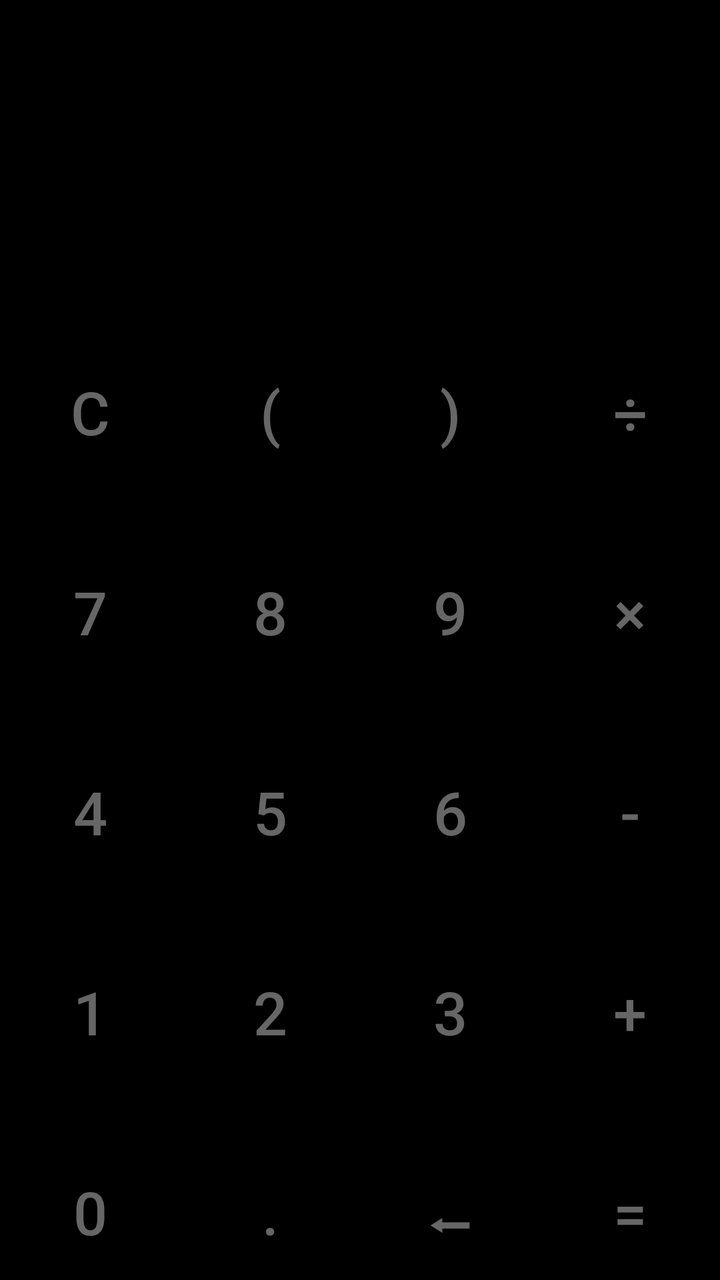
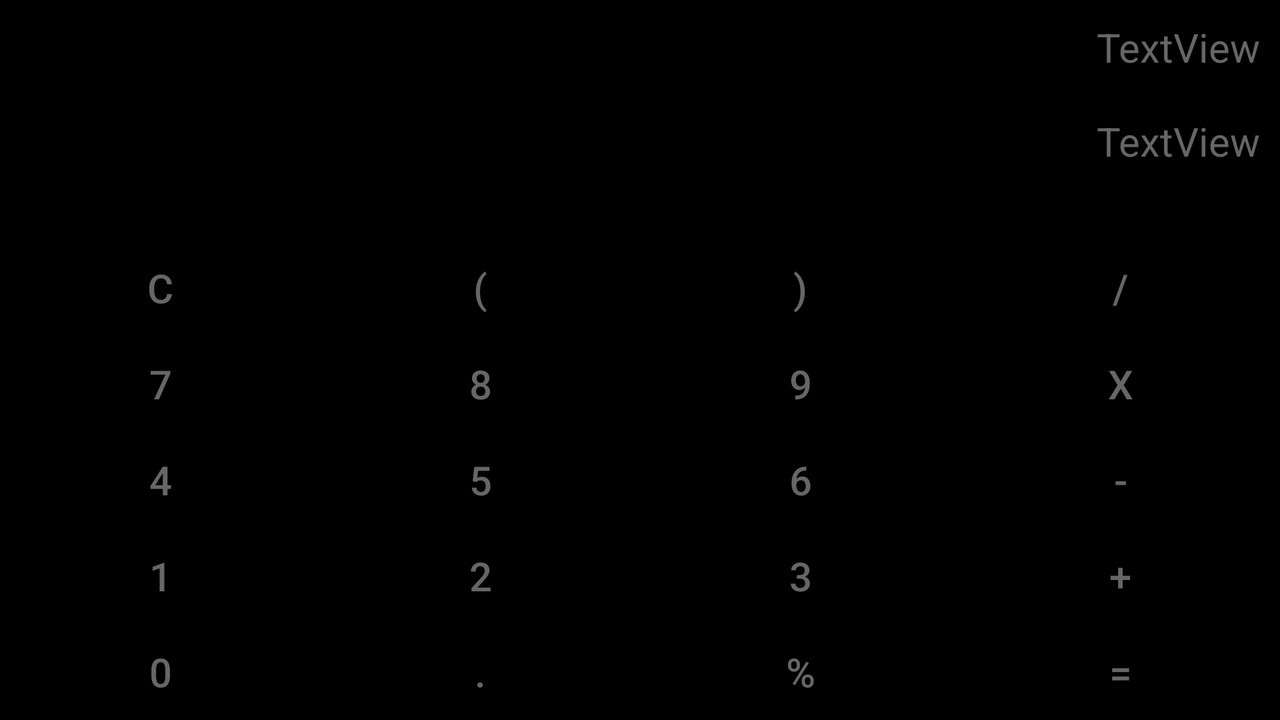

One screen, two layout resources from the same app: the default and the repository's alternative for another configuration. Each is rendered where Android would select it; the XML of both is given below.
<!-- AndroidManifest.xml: application theme Theme.DarkModeCalculator -->
<!-- res/layout/activity_main.xml -->
<?xml version="1.0" encoding="utf-8"?>
<LinearLayout xmlns:android="http://schemas.android.com/apk/res/android"
    xmlns:tools="http://schemas.android.com/tools"
    android:layout_width="match_parent"
    android:layout_height="match_parent"
    android:orientation="vertical"
    tools:context=".MainActivity">

    <include
        layout="@layout/top_screen"
        android:layout_width="match_parent"
        android:layout_height="156dp" />

    <RelativeLayout
        android:layout_width="match_parent"
        android:layout_height="match_parent"
        android:background="@color/black"

        android:gravity="bottom">

        <include
            layout="@layout/buttons"
            android:layout_width="match_parent"
            android:layout_height="wrap_content" />
    </RelativeLayout>

</LinearLayout>
<!-- res/layout/top_screen.xml (included above) -->
<?xml version="1.0" encoding="utf-8"?>
<LinearLayout xmlns:android="http://schemas.android.com/apk/res/android"
    android:layout_width="match_parent"
    android:layout_height="match_parent"
    android:background="@color/black"
    android:orientation="vertical"
    >

    <EditText
        android:id="@+id/etInput"
        android:layout_width="match_parent"
        android:layout_height="wrap_content"
        android:textColor="@color/grey"
        android:background="@color/black"
        android:gravity="end"
        android:padding="10dp"
        android:textSize="30sp"
        android:autofillHints="false"
        android:text=""
        />

    <TextView
        android:id="@+id/tvOutput"
        android:layout_width="match_parent"
        android:layout_height="wrap_content"
        android:textColor="@color/grey"
        android:background="@color/black"
        android:gravity="end"
        android:padding="10dp"
        android:textSize="30sp"
        android:text=""
       />


</LinearLayout>
<!-- res/layout/buttons.xml (included above) -->
<?xml version="1.0" encoding="utf-8"?>
<RelativeLayout xmlns:android="http://schemas.android.com/apk/res/android"
    xmlns:app="http://schemas.android.com/apk/res-auto"
    android:layout_width="match_parent"
    android:layout_height="match_parent">

    <GridLayout
        android:layout_width="match_parent"
        android:layout_height="wrap_content"
        android:rowCount="5"
        android:columnCount="6">

    <Button
        android:id="@+id/btnClear"
        android:layout_columnWeight="1"
        android:layout_width="wrap_content"
        android:layout_height="100dp"
        android:textSize="30sp"
        android:layout_row="0"
        android:layout_column="0"
        android:background="@color/black"
        app:backgroundTint="@color/black"
        android:textColor="@color/grey"
        android:text="@string/c"/>

    <Button
        android:id="@+id/btnBracketLeft"
        android:layout_columnWeight="1"
        android:layout_width="wrap_content"
        android:layout_height="100dp"
        android:textSize="30sp"
        android:layout_row="0"
        android:layout_column="1"
        android:background="@color/black"
        app:backgroundTint="@color/black"
        android:textColor="@color/grey"
        android:text="@string/bracketL" />

    <Button
        android:id="@+id/btnBracketRight"
        android:layout_columnWeight="1"
        android:layout_width="wrap_content"
        android:layout_height="100dp"
        android:textSize="30sp"
        android:layout_row="0"
        android:layout_column="2"
        android:background="@color/black"
        app:backgroundTint="@color/black"
        android:textColor="@color/grey"
        android:text="@string/bracketR" />

    <Button
        android:id="@+id/btnDivide"
        android:layout_columnWeight="1"
        android:layout_width="wrap_content"
        android:layout_height="100dp"
        android:textSize="30sp"
        android:layout_row="0"
        android:layout_column="3"
        android:background="@color/black"
        app:backgroundTint="@color/black"
        android:textColor="@color/grey"
        android:text="@string/divide" />

    <Button
        android:id="@+id/btn7"
        android:layout_columnWeight="1"
        android:layout_width="wrap_content"
        android:layout_height="100dp"
        android:textSize="30sp"
        android:layout_row="1"
        android:layout_column="0"
        android:background="@color/black"
        app:backgroundTint="@color/black"
        android:textColor="@color/grey"
        android:text="@string/_7" />

    <Button
        android:id="@+id/btn8"
        android:layout_columnWeight="1"
        android:layout_width="wrap_content"
        android:layout_height="100dp"
        android:textSize="30sp"
        android:layout_row="1"
        android:layout_column="1"
        android:background="@color/black"
        app:backgroundTint="@color/black"
        android:textColor="@color/grey"
        android:text="@string/_8" />

    <Button
        android:id="@+id/btn9"
        android:layout_columnWeight="1"
        android:layout_width="wrap_content"
        android:layout_height="100dp"
        android:textSize="30sp"
        android:layout_row="1"
        android:layout_column="2"
        android:background="@color/black"
        app:backgroundTint="@color/black"
        android:textColor="@color/grey"
        android:text="@string/_9" />

    <Button
        android:id="@+id/btnMultiply"
        android:layout_columnWeight="1"
        android:layout_width="wrap_content"
        android:layout_height="100dp"
        android:textSize="30sp"
        android:layout_row="1"
        android:layout_column="3"
        android:background="@color/black"
        android:textColor="@color/grey"
        app:backgroundTint="@color/black"
        android:text="@string/multiply"/>

    <Button
        android:id="@+id/btn4"
        android:layout_columnWeight="1"
        android:layout_width="wrap_content"
        android:layout_height="100dp"
        android:textSize="30sp"
        android:layout_row="2"
        android:layout_column="0"
        android:background="@color/black"
        app:backgroundTint="@color/black"
        android:textColor="@color/grey"
        android:text="@string/_4" />

    <Button
        android:id="@+id/btn5"
        android:layout_columnWeight="1"
        android:layout_width="wrap_content"
        android:layout_height="100dp"
        android:textSize="30sp"
        android:layout_row="2"
        android:layout_column="1"
        android:background="@color/black"
        app:backgroundTint="@color/black"
        android:textColor="@color/grey"
        android:text="@string/_5" />

    <Button
        android:id="@+id/btn6"
        android:layout_columnWeight="1"
        android:layout_width="wrap_content"
        android:layout_height="100dp"
        android:textSize="30sp"
        android:layout_row="2"
        android:layout_column="2"
        android:background="@color/black"
        app:backgroundTint="@color/black"
        android:textColor="@color/grey"
        android:text="@string/_6" />

    <Button

        android:id="@+id/btnMinus"
        android:layout_columnWeight="1"
        android:layout_width="wrap_content"
        android:layout_height="100dp"
        android:textSize="30sp"
        android:layout_row="2"
        android:layout_column="3"
        android:background="@color/black"
        app:backgroundTint="@color/black"
        android:textColor="@color/grey"
        android:text="@string/minus" />

    <Button
        android:id="@+id/btn1"
        android:layout_columnWeight="1"
        android:layout_width="wrap_content"
        android:layout_height="100dp"
        android:textSize="30sp"
        android:layout_row="3"
        android:layout_column="0"
        android:background="@color/black"
        app:backgroundTint="@color/black"
        android:textColor="@color/grey"
        android:text="@string/_1" />

    <Button
        android:id="@+id/btn2"
        android:layout_columnWeight="1"
        android:layout_width="wrap_content"
        android:layout_height="100dp"
        android:textSize="30sp"
        android:layout_row="3"
        android:layout_column="1"
        android:background="@color/black"
        app:backgroundTint="@color/black"
        android:textColor="@color/grey"
        android:text="@string/_2" />

    <Button
        android:id="@+id/btn3"
        android:layout_columnWeight="1"
        android:layout_width="wrap_content"
        android:layout_height="100dp"
        android:textSize="30sp"
        android:layout_row="3"
        android:layout_column="2"
        android:background="@color/black"
        app:backgroundTint="@color/black"
        android:textColor="@color/grey"
        android:text="@string/_3" />

    <Button
        android:id="@+id/btnPlus"
        android:layout_columnWeight="1"
        android:layout_width="wrap_content"
        android:layout_height="100dp"
        android:textSize="30sp"
        android:layout_row="3"
        android:layout_column="3"
        android:background="@color/black"
        app:backgroundTint="@color/black"
        android:textColor="@color/grey"
        android:text="@string/plus" />

    <Button
        android:id="@+id/btn0"
        android:layout_columnWeight="1"
        android:layout_width="wrap_content"
        android:layout_height="100dp"
        android:textSize="30sp"
        android:layout_row="4"
        android:layout_column="0"
        android:background="@color/black"
        app:backgroundTint="@color/black"
        android:textColor="@color/grey"
        android:text="@string/_0" />

    <Button
        android:id="@+id/btnDot"
        android:layout_columnWeight="1"
        android:layout_width="wrap_content"
        android:layout_height="100dp"
        android:textSize="30sp"
        android:layout_row="4"
        android:layout_column="1"
        android:background="@color/black"
        app:backgroundTint="@color/black"
        android:textColor="@color/grey"
        android:text="@string/dot" />


        <Button
            android:id="@+id/btnBackspace"
            android:layout_width="50dp"
            android:layout_height="100dp"
            android:layout_row="4"
            android:layout_column="2"
            android:layout_columnWeight="1"
            android:background="@color/black"
            android:text="⬅"
            android:textColor="@color/grey"
            android:textSize="30sp"
            app:backgroundTint="@color/black" />

        <Button
        android:id="@+id/btnTotal"
        android:layout_columnWeight="1"
        android:layout_width="wrap_content"
        android:layout_height="100dp"
        android:textSize="30sp"
        android:layout_row="4"
        android:layout_column="3"
        android:background="@color/black"
        app:backgroundTint="@color/black"
        android:textColor="@color/grey"
        android:text= "@string/total" />

    </GridLayout>


</RelativeLayout>
<!-- resources referenced by this layout -->
<resources>
  <color name="black">#000000</color>
  <color name="grey">#666666</color>
  <string name="_0">0</string>
  <string name="_1">1</string>
  <string name="_2">2</string>
  <string name="_3">3</string>
  <string name="_4">4</string>
  <string name="_5">5</string>
  <string name="_6">6</string>
  <string name="_7">7</string>
  <string name="_8">8</string>
  <string name="_9">9</string>
  <string name="bracketL">(</string>
  <string name="bracketR">)</string>
  <string name="c">c</string>
  <string name="divide">÷</string>
  <string name="dot">.</string>
  <string name="minus">-</string>
  <string name="multiply">×</string>
  <string name="plus">+</string>
  <string name="total">=</string>
  <style name="Theme.DarkModeCalculator" parent="Theme.MaterialComponents.DayNight.NoActionBar">
          <item name="android:windowNoTitle">true</item>
          <item name="android:windowContentOverlay">@null</item>
      </style>
</resources>
<!-- res/layout-land/activity_main.xml (the repository's variant of the layout above) -->
<!-- drawn on the phone turned sideways -->
<?xml version="1.0" encoding="utf-8"?>
<LinearLayout xmlns:android="http://schemas.android.com/apk/res/android"
    xmlns:tools="http://schemas.android.com/tools"
    android:layout_width="match_parent"
    android:layout_height="match_parent"
    android:orientation="vertical"
    tools:context=".MainActivity">

    <include
        layout="@layout/top_tv_land"
        android:layout_height="wrap_content"
        android:layout_width="match_parent"/>

    <RelativeLayout
        android:layout_width="match_parent"
        android:layout_height="match_parent"
        android:background="@color/black"
        android:gravity="bottom">

        <include
            layout="@layout/buttons_land"
            android:layout_width="match_parent"
            android:layout_height="wrap_content"/>
    </RelativeLayout>

</LinearLayout>
<!-- res/layout/top_tv_land.xml (included above) -->
<?xml version="1.0" encoding="utf-8"?>
<LinearLayout xmlns:android="http://schemas.android.com/apk/res/android"
    android:layout_width="match_parent"
    android:layout_height="match_parent"
    android:background="@color/black"
    android:orientation="vertical">

    <TextView
        android:id="@+id/tv1"
        android:layout_width="match_parent"
        android:layout_height="wrap_content"
        android:textColor="@color/grey"
        android:background="@color/black"
        android:gravity="end"
        android:padding="10dp"
        android:textSize="20dp"
        android:text="TextView" />
    <TextView
        android:id="@+id/tv2"
        android:layout_width="match_parent"
        android:layout_height="wrap_content"
        android:textColor="@color/grey"
        android:background="@color/black"
        android:gravity="end"
        android:padding="10dp"
        android:textSize="20dp"
        android:text="TextView" />

</LinearLayout>
<!-- res/layout/buttons_land.xml (included above) -->
<?xml version="1.0" encoding="utf-8"?>
<RelativeLayout xmlns:android="http://schemas.android.com/apk/res/android"
    xmlns:app="http://schemas.android.com/apk/res-auto"
    android:layout_width="match_parent"
    android:layout_height="match_parent">

    <GridLayout
        android:layout_width="match_parent"
        android:layout_height="wrap_content"
        android:rowCount="5"
        android:columnCount="6">

        <Button
            android:id="@+id/btnClear"
            android:layout_columnWeight="1"
            android:layout_width="wrap_content"
            android:layout_height="wrap_content"
            android:textSize="20dp"
            android:layout_row="0"
            android:layout_column="0"
            android:background="@color/black"
            app:backgroundTint="@color/black"
            android:textColor="@color/grey"
            android:text="c"
             />

        <Button
            android:id="@+id/btnBracketLeft"
            android:layout_columnWeight="1"
            android:layout_width="wrap_content"
            android:layout_height="wrap_content"
            android:textSize="20dp"
            android:layout_row="0"
            android:layout_column="1"
            android:background="@color/black"
            app:backgroundTint="@color/black"
            android:textColor="@color/grey"
            android:text="(" />

        <Button
            android:id="@+id/btnBracketRight"
            android:layout_columnWeight="1"
            android:layout_width="wrap_content"
            android:layout_height="wrap_content"
            android:textSize="20dp"
            android:layout_row="0"
            android:layout_column="2"
            android:background="@color/black"
            app:backgroundTint="@color/black"
            android:textColor="@color/grey"
            android:text=")" />

        <Button
            android:id="@+id/btnDivide"
            android:layout_columnWeight="1"
            android:layout_width="wrap_content"
            android:layout_height="wrap_content"
            android:textSize="20dp"
            android:layout_row="0"
            android:layout_column="3"
            android:background="@color/black"
            app:backgroundTint="@color/black"
            android:textColor="@color/grey"
            android:text="/"
             />

        <Button
            android:id="@+id/btn7"
            android:layout_columnWeight="1"
            android:layout_width="wrap_content"
            android:layout_height="wrap_content"
            android:textSize="20dp"
            android:layout_row="1"
            android:layout_column="0"
            android:background="@color/black"
            app:backgroundTint="@color/black"
            android:textColor="@color/grey"
            android:text="7" />

        <Button
            android:id="@+id/btn8"
            android:layout_columnWeight="1"
            android:layout_width="wrap_content"
            android:layout_height="wrap_content"
            android:textSize="20dp"
            android:layout_row="1"
            android:layout_column="1"
            android:background="@color/black"
            app:backgroundTint="@color/black"
            android:textColor="@color/grey"
            android:text="8" />

        <Button
            android:id="@+id/btn9"
            android:layout_columnWeight="1"
            android:layout_width="wrap_content"
            android:layout_height="wrap_content"
            android:textSize="20dp"
            android:layout_row="1"
            android:layout_column="2"
            android:background="@color/black"
            app:backgroundTint="@color/black"
            android:textColor="@color/grey"
            android:text="9" />

        <Button
            android:id="@+id/btnMultiply"
            android:layout_columnWeight="1"
            android:layout_width="wrap_content"
            android:layout_height="wrap_content"
            android:textSize="20dp"
            android:layout_row="1"
            android:layout_column="3"
            android:background="@color/black"
            android:textColor="@color/grey"
            app:backgroundTint="@color/black"
            android:text="x"/>

        <Button
            android:id="@+id/btn4"
            android:layout_columnWeight="1"
            android:layout_width="wrap_content"
            android:layout_height="wrap_content"
            android:textSize="20dp"
            android:layout_row="2"
            android:layout_column="0"
            android:background="@color/black"
            app:backgroundTint="@color/black"
            android:textColor="@color/grey"
            android:text="4" />

        <Button
            android:id="@+id/btn5"
            android:layout_columnWeight="1"
            android:layout_width="wrap_content"
            android:layout_height="wrap_content"
            android:textSize="20dp"
            android:layout_row="2"
            android:layout_column="1"
            android:background="@color/black"
            app:backgroundTint="@color/black"
            android:textColor="@color/grey"
            android:text="5" />

        <Button
            android:id="@+id/btn6"
            android:layout_columnWeight="1"
            android:layout_width="wrap_content"
            android:layout_height="wrap_content"
            android:textSize="20dp"
            android:layout_row="2"
            android:layout_column="2"
            android:background="@color/black"
            app:backgroundTint="@color/black"
            android:textColor="@color/grey"
            android:text="6" />

        <Button

            android:id="@+id/btnMinus"
            android:layout_columnWeight="1"
            android:layout_width="wrap_content"
            android:layout_height="wrap_content"
            android:textSize="20dp"
            android:layout_row="2"
            android:layout_column="3"
            android:background="@color/black"
            app:backgroundTint="@color/black"
            android:textColor="@color/grey"
            android:text="-" />

        <Button
            android:id="@+id/btn1"
            android:layout_columnWeight="1"
            android:layout_width="wrap_content"
            android:layout_height="wrap_content"
            android:textSize="20dp"
            android:layout_row="3"
            android:layout_column="0"
            android:background="@color/black"
            app:backgroundTint="@color/black"
            android:textColor="@color/grey"
            android:text="1" />

        <Button
            android:id="@+id/btn2"
            android:layout_columnWeight="1"
            android:layout_width="wrap_content"
            android:layout_height="wrap_content"
            android:textSize="20dp"
            android:layout_row="3"
            android:layout_column="1"
            android:background="@color/black"
            app:backgroundTint="@color/black"
            android:textColor="@color/grey"
            android:text="2" />

        <Button
            android:id="@+id/btn3"
            android:layout_columnWeight="1"
            android:layout_width="wrap_content"
            android:layout_height="wrap_content"
            android:textSize="20dp"
            android:layout_row="3"
            android:layout_column="2"
            android:background="@color/black"
            app:backgroundTint="@color/black"
            android:textColor="@color/grey"
            android:text="3" />

        <Button
            android:id="@+id/btnPlus"
            android:layout_columnWeight="1"
            android:layout_width="wrap_content"
            android:layout_height="wrap_content"
            android:textSize="20dp"
            android:layout_row="3"
            android:layout_column="3"
            android:background="@color/black"
            app:backgroundTint="@color/black"
            android:textColor="@color/grey"
            android:text="+" />

        <Button
            android:id="@+id/btn0"
            android:layout_columnWeight="1"
            android:layout_width="wrap_content"
            android:layout_height="wrap_content"
            android:textSize="20dp"
            android:layout_row="4"
            android:layout_column="0"
            android:background="@color/black"
            app:backgroundTint="@color/black"
            android:textColor="@color/grey"
            android:text="0" />

        <Button
            android:id="@+id/btn."
            android:layout_columnWeight="1"
            android:layout_width="wrap_content"
            android:layout_height="wrap_content"
            android:textSize="20dp"
            android:layout_row="4"
            android:layout_column="1"
            android:background="@color/black"
            app:backgroundTint="@color/black"
            android:textColor="@color/grey"
            android:text="." />

        <Button
            android:id="@+id/btnPercentage"
            android:layout_columnWeight="1"
            android:layout_width="wrap_content"
            android:layout_height="wrap_content"
            android:textSize="20dp"
            android:layout_row="4"
            android:layout_column="2"
            android:background="@color/black"
            app:backgroundTint="@color/black"
            android:textColor="@color/grey"
            android:text="%" />

        <Button
            android:id="@+id/btnTotal"
            android:layout_columnWeight="1"
            android:layout_width="wrap_content"
            android:layout_height="wrap_content"
            android:textSize="20dp"
            android:layout_row="4"
            android:layout_column="3"
            android:background="@color/black"
            app:backgroundTint="@color/black"
            android:textColor="@color/grey"
            android:text= "=" />

    </GridLayout>
</RelativeLayout>
<!-- resources referenced by the variant -->
<!-- as the phone turned sideways resolves them -->
<resources>
  <color name="black">#000000</color>
  <color name="grey">#666666</color>
  <style name="Theme.DarkModeCalculator" parent="Theme.MaterialComponents.DayNight.NoActionBar">
          <item name="android:windowNoTitle">true</item>
          <item name="android:windowContentOverlay">@null</item>
      </style>
</resources>
